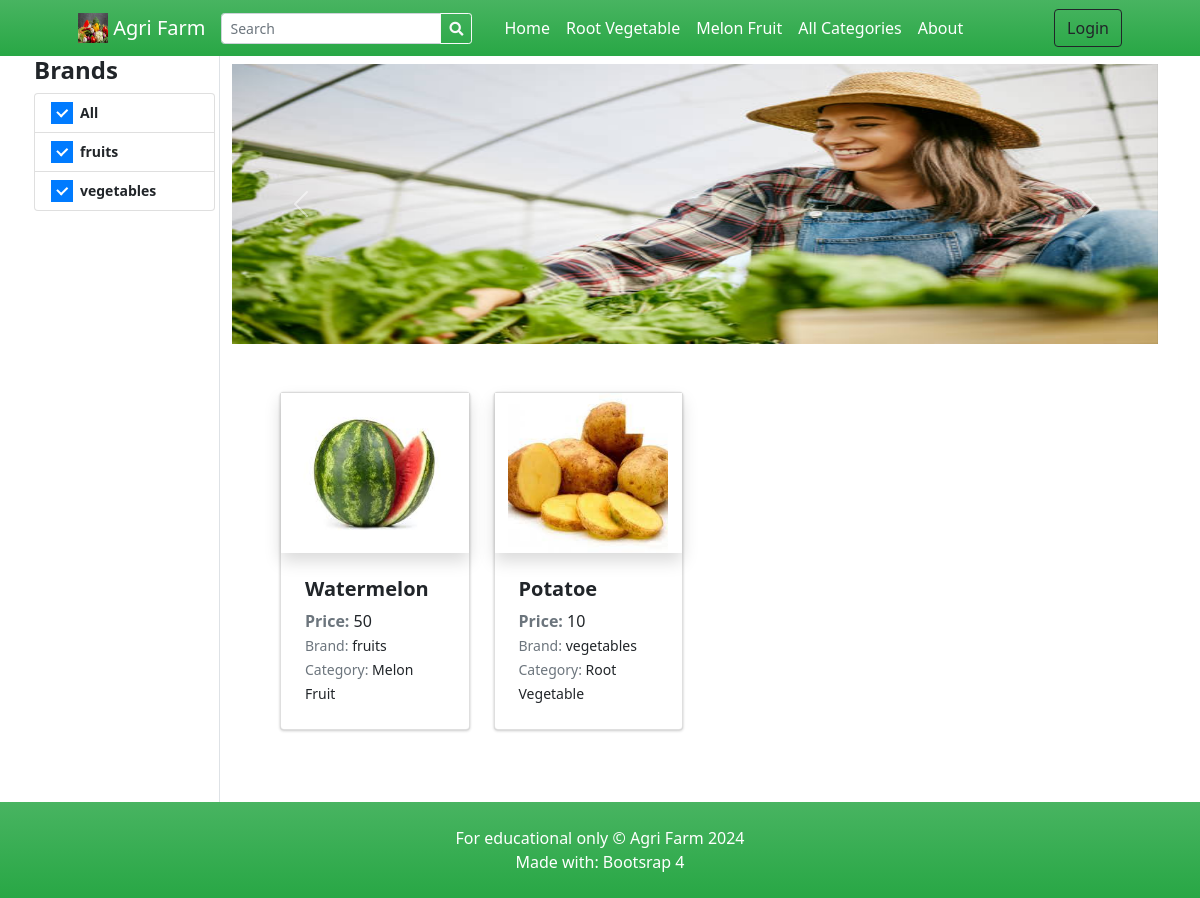
Before: / with the older database file.
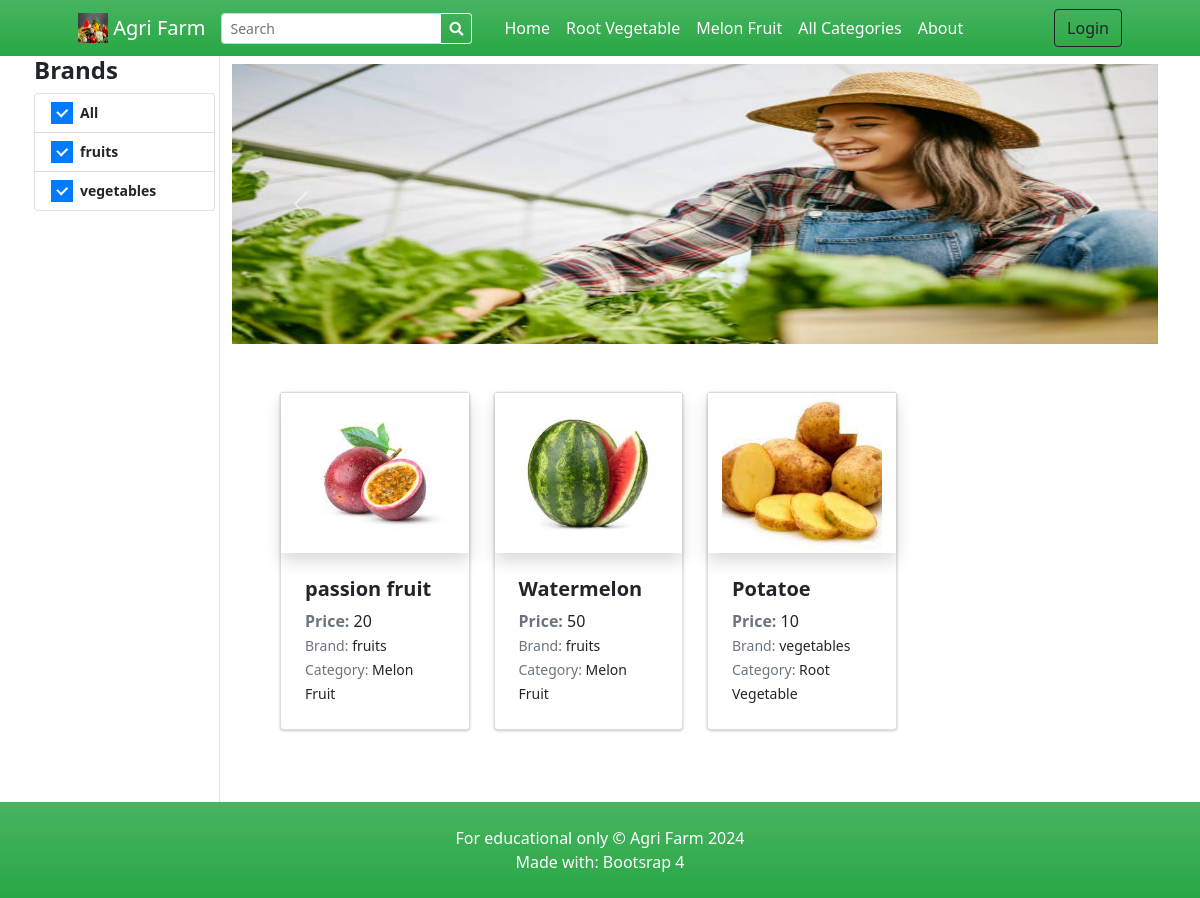
After: the same page with the newer database file.
### tables this page shows
CREATE TABLE `categories` (
  `id` int(30) NOT NULL,
  `user_id_categories` int(11) NOT NULL,
  `category` varchar(250) NOT NULL,
  `description` text DEFAULT NULL,
  `status` tinyint(1) NOT NULL DEFAULT 1,
  `delete_flag` tinyint(1) NOT NULL DEFAULT 0,
  `date_created` datetime NOT NULL DEFAULT current_timestamp()
);

CREATE TABLE `brands` (
  `id` int(30) NOT NULL,
  `user_id_brand` int(11) NOT NULL,
  `name` varchar(250) NOT NULL,
  `description` text DEFAULT NULL,
  `image_path` text DEFAULT NULL,
  `status` tinyint(1) NOT NULL DEFAULT 1,
  `delete_flag` tinyint(1) NOT NULL DEFAULT 0,
  `date_created` datetime NOT NULL DEFAULT current_timestamp()
);

CREATE TABLE `products` (
  `id` int(30) NOT NULL,
  `brand_id` int(30) NOT NULL,
  `category_id` int(30) NOT NULL,
  `name` varchar(250) NOT NULL,
  `specs` text NOT NULL,
  `status` tinyint(1) NOT NULL DEFAULT 1,
  `delete_flag` tinyint(1) NOT NULL DEFAULT 0,
  `date_created` datetime NOT NULL DEFAULT current_timestamp(),
  `user_id` int(50) NOT NULL
);

### classes/DBConnection.php (called while the page is built, shortened)
<?php
class DBConnection
{
    private $host = 'localhost';
    private $username = 'root';
    private $password = '';
    private $database = 'store';
    public $conn;
    public function __construct()
    {
        if (!isset($this->conn)) {
            $this->conn = new mysqli($this->host, $this->username, $this->password, $this->database, 8111);
        }
    }
}

### classes/SystemSettings.php (called while the page is built, shortened)
<?php
class SystemSettings extends DBConnection
{
	function userdata($field = '')
	{
		if (!empty($field)) {
			if (isset($_SESSION['userdata'][$field]))
				return $_SESSION['userdata'][$field];
			else
				return null;
		} else {
			return false;
		}
	}
	function info($field = '')
	{
		if (!empty($field)) {
			if (isset($_SESSION['system_info'][$field]))
				return $_SESSION['system_info'][$field];
			else
				return false;
		} else {
			return false;
		}
	}
}
$_settings = new SystemSettings();

### config.php (called while the page is built, shortened)
<?php
require_once('classes/DBConnection.php');
require_once('classes/SystemSettings.php');
function validate_image($file){
	if(!empty($file)){
        $ex = explode("?",$file);
        $file = $ex[0];
        $ts = isset($ex[1]) ? "?".$ex[1] : '';
		if(is_file(base_app.$file)){
			return base_url.$file.$ts;
		}else{
			return base_url.'dist/img/no-image-available.png';
		}
	}else{
		return base_url.'dist/img/no-image-available.png';
	}
}
function format_num($number = '' , $decimal = ''){
    if(is_numeric($number)){
        $ex = explode(".",$number);
        $decLen = isset($ex[1]) ? strlen($ex[1]) : 0;
        if(is_numeric($decimal)){
            return number_format($number,$decimal);
        }else{
            return number_format($number,$decLen);
        }
    }else{
        return "Invalid Input";
    }
}
?>

### home.php (the view, shortened to what this page needs)
<section class="py-0">
    <div class="container">
        <div class="row">
            <div class="col-lg-2 px-1 border-right text-sm position-sticky ">
                <h4><b>Brands</b></h4>
                <ul class="list-group">
                    <a href="" class="list-group-item list-group-item-action">
                        <div class="icheck-primary d-inline">
                            <label for="brandAll">
                                All
                            </label>
                        </div>
                    </a>
                    <?php
                    $qry = $conn->query("SELECT * FROM brands where status =1  AND delete_flag = 0 order by name asc");
                    while ($row = $qry->fetch_assoc()):
                    ?>
                        <li class="list-group-item list-group-item-action">
                            <div class="icheck-primary d-inline">
                                <label for="brand-item-<?php echo $row['id'] ?>">
                                    <?php echo $row['name'] ?>
                                </label>
                            </div>
                        </li>
                    <?php endwhile; ?>
                </ul>
            </div>
            <div class="col-lg-10 py-2">
                <div class="row">
                    <div class="col-md-12">
                        <div id="carouselExampleControls" class="carousel slide bg-dark" data-ride="carousel">
                            <div class="carousel-inner">
                                <?php
                                $upload_path = "uploads/banner";
                                if (is_dir(base_app . $upload_path)):
                                    $file = scandir(base_app . $upload_path);
                                    $_i = 0;
                                    foreach ($file as $img):
                                        if (in_array($img, array('.', '..')))
                                            continue;
                                        $_i++;
                                ?>
                                        <div class="carousel-item h-100 <?php echo $_i == 1 ? "active" : '' ?>">
                                            <img src="<?php echo validate_image($upload_path . '/' . $img) ?>" class="d-block w-100  h-100" alt="<?php echo $img ?>">
                                        </div>
                                    <?php endforeach; ?>
                                <?php endif; ?>
                            </div>
                            <button class="carousel-control-prev" type="button" data-target="#carouselExampleControls" data-slide="prev">
                                <span class="carousel-control-prev-icon" aria-hidden="true"></span>
                            </button>
                            <button class="carousel-control-next" type="button" data-target="#carouselExampleControls" data-slide="next">
                                <span class="carousel-control-next-icon" aria-hidden="true"></span>
                            </button>
                        </div>
                    </div>
                </div>
                <div class="container px-4 px-lg-5 mt-5">
                    <div class="row gx-4 gx-lg-4 row-cols-md-3 row-cols-xl-4 ">
                        <?php
                        $where = "";
                        $products = $conn->query("SELECT p.*, b.name AS bname, c.category
                                      FROM `products` p
                                      INNER JOIN brands b ON p.brand_id = b.id
                                      INNER JOIN categories c ON p.category_id = c.id
                                      WHERE p.status = 1
                                        AND p.delete_flag = 0  -- Only include products where delete flag is 0
                                        {$where}
                                      ORDER BY RAND()");
                        while ($row = $products->fetch_assoc()):
                            $upload_path = base_app . '/uploads/product_' . $row['id'];
                            $img = "";
                            if (is_dir($upload_path)) {
                                $fileO = scandir($upload_path);
                                if (isset($fileO[2]))
                                    $img = "uploads/product_" . $row['id'] . "/" . $fileO[2];
                            }
                            foreach ($row as $k => $v) {
                                $row[$k] = trim(stripslashes($v));
                            }
                            $inventory = $conn->query("SELECT DISTINCT(`price`) FROM inventory WHERE product_id = " . $row['id'] . " ORDER BY `price` ASC");
                            $inv = array();
                            while ($ir = $inventory->fetch_assoc()) {
                                $inv[] = format_num($ir['price']);
                            }
                            $price = '';
                            if (isset($inv[0]))
                                $price .= $inv[0];
                        ?>
                            <div class="col mb-5">
                                <a class="card product-item text-reset text-decoration-none" href=".?p=view_product&id=<?php echo md5($row['id']) ?>">
                                    <div class="overflow-hidden shadow product-holder">
                                        <img class="card-img-top w-100 product-cover" src="<?php echo validate_image($img) ?>" alt="..." />
                                    </div>
                                    <div class="card-body p-4">
                                        <div class="">
                                            <h5 class="fw-bolder"><?php echo $row['name'] ?></h5>
                                            <span><b class="text-muted">Price: </b><?php echo $price ?></span>
                                        </div>
                                        <p class="m-0"><small><span class="text-muted">Brand:</span> <?php echo $row['bname'] ?></small></p>
                                        <p class="m-0"><small><span class="text-muted">Category:</span> <?php echo $row['category'] ?></small></p>
                                    </div>
                                </a>
                            </div>
                        <?php endwhile; ?>
                    </div>
                </div>
            </div>
        </div>
    </div>
</section>

### index.php (shortened to what this page needs)
<?php require_once('config.php'); ?>
<!DOCTYPE html>
<html lang="en">
<?php require_once('inc/header.php') ?>
<body>
  <?php require_once('inc/topBarNav.php') ?>
  <?php $page = isset($_GET['p']) ? $_GET['p'] : 'home';  ?>
  <?php
  if (!file_exists($page . ".php") && !is_dir($page)) {
    include '404.html';
  } else {
    if (is_dir($page))
      include $page . '/index.php';
    else
      include $page . '.php';
  }
  ?>
  <?php require_once('inc/footer.php') ?>
</body>
</html>

### inc/header.php (shortened to what this page needs)
<head>
    <link rel="stylesheet" href="<?php echo base_url ?>plugins/fontawesome-free/css/all.min.css">
    <link rel="stylesheet" href="<?php echo base_url ?>plugins/tempusdominus-bootstrap-4/css/tempusdominus-bootstrap-4.min.css">
  <link rel="stylesheet" href="<?php echo base_url ?>plugins/datatables-bs4/css/dataTables.bootstrap4.min.css">
  <link rel="stylesheet" href="<?php echo base_url ?>plugins/datatables-responsive/css/responsive.bootstrap4.min.css">
  <link rel="stylesheet" href="<?php echo base_url ?>plugins/datatables-buttons/css/buttons.bootstrap4.min.css">
  <link rel="stylesheet" href="<?php echo base_url ?>plugins/select2/css/select2.min.css">
  <link rel="stylesheet" href="<?php echo base_url ?>plugins/select2-bootstrap4-theme/select2-bootstrap4.min.css">
    <link rel="stylesheet" href="<?php echo base_url ?>plugins/icheck-bootstrap/icheck-bootstrap.min.css">
    <link rel="stylesheet" href="<?php echo base_url ?>plugins/jqvmap/jqvmap.min.css">
    <link rel="stylesheet" href="<?php echo base_url ?>dist/css/adminlte.css">
    <link rel="stylesheet" href="<?php echo base_url ?>dist/css/custom.css">
    <link rel="stylesheet" href="<?php echo base_url ?>assets/css/styles.css">
    <link rel="stylesheet" href="<?php echo base_url ?>plugins/overlayScrollbars/css/OverlayScrollbars.min.css">
    <link rel="stylesheet" href="<?php echo base_url ?>plugins/daterangepicker/daterangepicker.css">
    <link rel="stylesheet" href="<?php echo base_url ?>plugins/summernote/summernote-bs4.min.css">
  <link rel="stylesheet" href="<?php echo base_url ?>plugins/sweetalert2-theme-bootstrap-4/bootstrap-4.min.css">
  </head>

### inc/topBarNav.php (shortened to what this page needs)
<nav class="navbar navbar-expand-lg navbar-dark bg-gradient-green">
  <div class="container px-4 px-lg-5 ">
    <a class="navbar-brand" href="./">
      <img src="<?php echo validate_image($_settings->info('logo')) ?>" width="30" height="30" class="d-inline-block align-top" alt="" loading="lazy">
      <?php echo $_settings->info('short_name') ?>
    </a>
    <form class="form-inline" id="search-form">
      <div class="input-group">
        <input class="form-control form-control-sm form " type="search" placeholder="Search" aria-label="Search" name="search" value="<?php echo isset($_GET['search']) ? $_GET['search'] : "" ?>" aria-describedby="button-addon2">
        <div class="input-group-append">
          <button class="btn btn-outline-light btn-sm m-0" type="submit" id="button-addon2"><i class="fa fa-search"></i></button>
        </div>
      </div>
    </form>
    <div class="collapse navbar-collapse" id="navbarSupportedContent">
      <ul class="navbar-nav me-auto mb-2 mb-lg-0 ms-lg-4">
        <li class="nav-item"><a class="nav-link text-white" aria-current="page" href="./">Home</a></li>
        <?php
        $cat_qry = $conn->query("SELECT * FROM categories where status = 1 AND delete_flag = 0 limit 3");
        $count_cats = $conn->query("SELECT * FROM categories where status = 1 ")->num_rows;
        while ($crow = $cat_qry->fetch_assoc()):
        ?>
          <li class="nav-item"><a class="nav-link text-white" aria-current="page" href="./?p=products&c=<?php echo md5($crow['id']) ?>"><?php echo $crow['category'] ?></a></li>
        <?php endwhile; ?>
        <?php if ($count_cats > 3): ?>
          <li class="nav-item"><a class="nav-link text-white" href="./?p=view_categories">All Categories</a></li>
        <?php endif; ?>
        <li class="nav-item"><a class="nav-link text-white" href="./?p=about">About</a></li>
      </ul>
      <div class="d-flex align-items-center">
        <?php if ($_settings->userdata('id') > 0 && $_settings->userdata('login_type') == 2): ?>
          <a class="text-dark mr-2 nav-link text-white" href="./?p=cart">
            <i class="bi-cart-fill me-1"></i>
            Cart
            <span class="badge bg-dark text-white ms-1 rounded-pill" id="cart-count">
              <?php
              $count = $conn->query("SELECT SUM(quantity) as items from `cart` where client_id =" . $_settings->userdata('id'))->fetch_assoc()['items'];
              echo ($count > 0 ? $count : 0);
              ?>
            </span>
          </a>
          <a href="./?p=my_account" class="text-dark  nav-link text-white"><b> Hi, <?php echo $_settings->userdata('firstname') ?>!</b></a>
          <a href="logout.php" class="text-dark  nav-link text-white"><i class="fa fa-sign-out-alt"></i></a>
        <?php else: ?>
          <button class="btn btn-outline-dark ml-2" id="login-btn" type="button">Login</button>
        <?php endif; ?>
      </div>
    </div>
  </div>
</nav>

### inc/footer.php (shortened to what this page needs)
<footer class="py-4 bg-gradient-green">
  <div class="container">
    <p class="m-0 text-center text-white">For educational only &copy; <?php echo $_settings->info('short_name') ?> 2024</p>
    <p class="m-0 text-center text-white">Made with: Bootsrap 4</p>
  </div>
</footer>

### home.php (style rules this page uses)
.carousel-item>img { object-fit: fill !important; }
#carouselExampleControls .carousel-inner { height: 280px !important; }

Changed rows visible on the page:
added products: shows a picture, name "passion fruit", price "20", brand.name "fruits", category.category "Melon Fruit"
